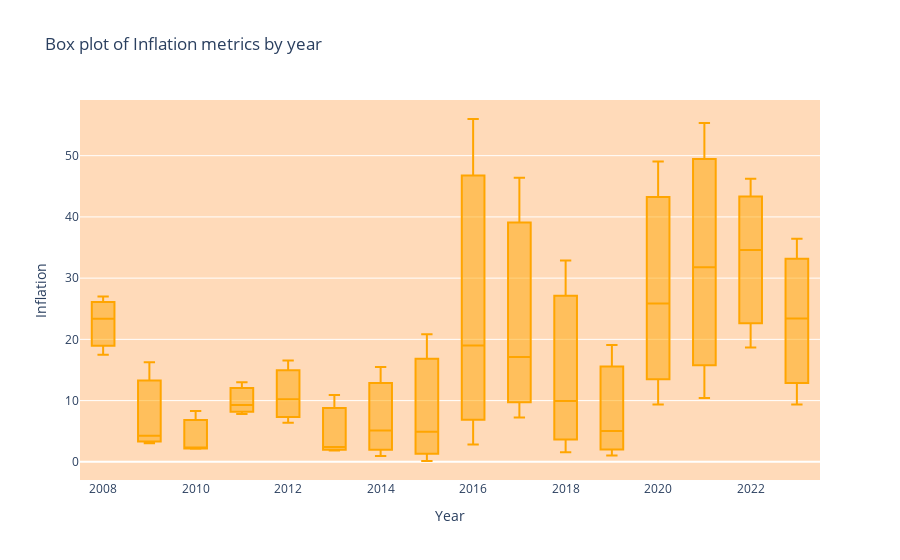

Notebook cell for this chart:
### Code cell
fig = px.box(
    statistics,
    y=["Average inflation", "Median", "Standart deviation"],  
    x="year",
    title="Box plot of Inflation metrics by year",
    labels={"value": "Inflation ", "variable": "Metric", "year": "Year"},
)

fig.update_layout(
    xaxis_title="Year",
    yaxis_title="Inflation",
    legend_title="Metric",
    boxmode="group",
    plot_bgcolor='peachpuff'
)
fig.update_traces(marker_color = 'orange')

fig.show()

### Figure 1 — Plotly figure (JSON) as saved in the notebook; plotly's stock layout.template omitted (floating-point values rounded to 4 significant figures)
{"data": [{"alignmentgroup": "True", "hovertemplate": "Year=%{x}<br>Inflation =%{y}<extra></extra>", "legendgroup": "", "marker": {"color": "orange"}, "name": "", "notched": false, "offsetgroup": "", "orientation": "v", "showlegend": false, "type": "box", "x": [2008, 2009, 2010, 2011, 2012, 2013, 2014, 2015, 2016, 2017, 2018, 2019, 2020, 2021, 2022, 2023, 2008, 2009, 2010, 2011, 2012, 2013, 2014, 2015, 2016, 2017, 2018, 2019, 2020, 2021, 2022, 2023, 2008, 2009, 2010, 2011, 2012, 2013, 2014, 2015, 2016, 2017, 2018, 2019, 2020, 2021, 2022, 2023], "x0": " ", "xaxis": "x", "y": [23.35, 4.264, 2.119, 9.291, 10.21, 2.419, 5.126, 4.908, 19.01, 17.1, 9.921, 5.055, 25.85, 31.77, 34.6, 23.41, 17.47, 3.02, 2.34, 7.8, 6.365, 1.85, 0.945, 0.135, 2.835, 7.25, 1.575, 1.025, 9.345, 10.41, 18.66, 9.36, 27.01, 16.27, 8.311, 13.0, 16.54, 10.89, 15.48, 20.83, 55.99, 46.41, 32.87, 19.09, 49.05, 55.35, 46.23, 36.43], "y0": " ", "yaxis": "y"}], "layout": {"autosize": true, "boxmode": "group", "legend": {"title": {"text": "Metric"}, "tracegroupgap": 0}, "plot_bgcolor": "peachpuff", "title": {"text": "Box plot of Inflation metrics by year"}, "xaxis": {"anchor": "y", "autorange": true, "domain": [0, 1], "range": [2008.0, 2024.0], "title": {"text": "Year"}, "type": "linear"}, "yaxis": {"anchor": "x", "autorange": true, "domain": [0, 1], "range": [-2.968, 59.09], "title": {"text": "Inflation"}, "type": "linear"}}}
